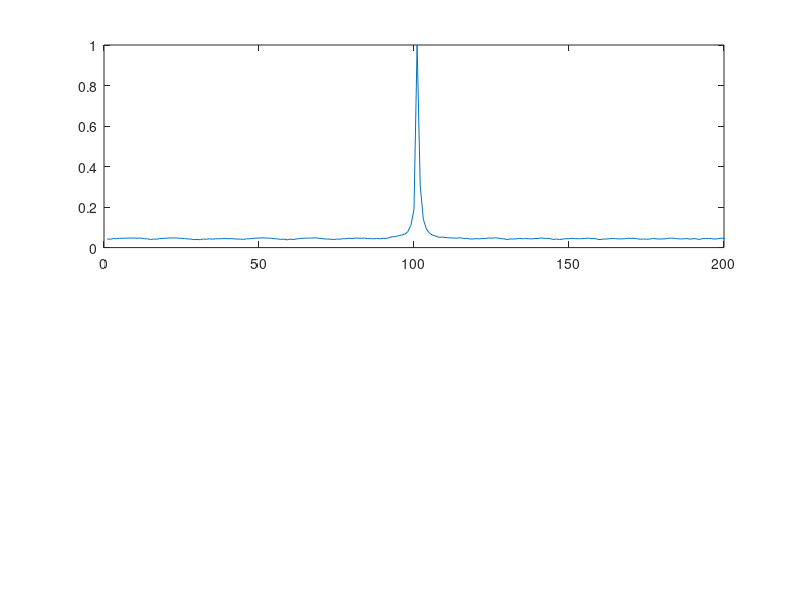
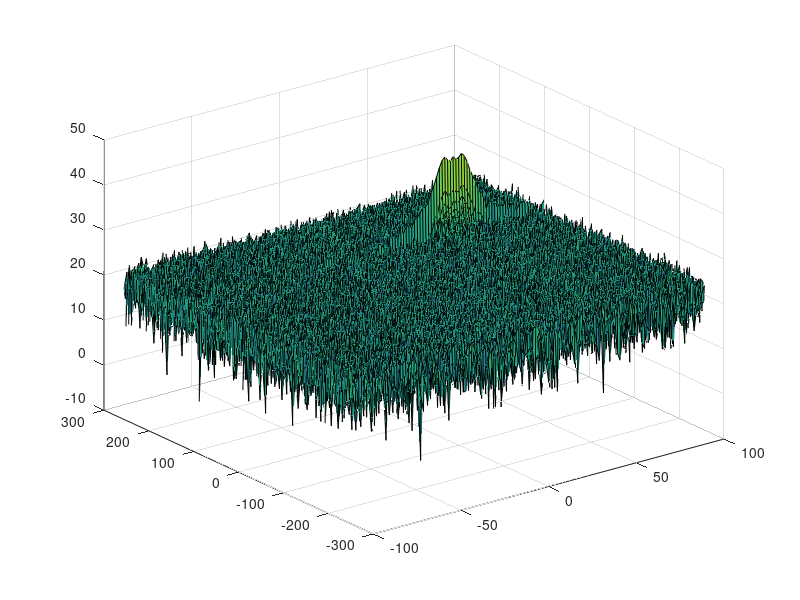

Source code (MATLAB) for these figures, in order: (Note: this script raises an error after producing the figures.)
clear all
clc;

%% Radar Specifications 
%%%%%%%%%%%%%%%%%%%%%%%%%%%
% Frequency of operation = 77GHz
% Max Range = 200m
% Range Resolution = 1 m
% Max Velocity = 100 m/s
%%%%%%%%%%%%%%%%%%%%%%%%%%%
c = 3e8;    %Speed of light (m/s)

fc = 77e9;   %frequency (Hz = 1/s)
Rres = 1;        %range resolution (m)
Rmax = 200;      %range max (m)
Vmax = 70;       %Max velocity (m/s)
Vres = 3;        %Velocity resolution (m/s)

lambda = c/fc;

%speed of light = 3e8
%% User Defined Range and Velocity of target
% *%TODO* :
% define the target's initial position and velocity. Note : Velocity
% remains contant
inicial_range = 100;     % 0-200m
velocity = 50;   % -70 - 70 (m/s) 


%% FMCW Waveform Generation

% *%TODO* :
%Design the FMCW waveform by giving the specs of each of its parameters.
% Calculate the Bandwidth (B), Chirp Time (Tchirp) and Slope (slope) of the FMCW
% chirp using the requirements above.
Bsweep = c / (2 * Rres); % (Hz)
%Bsweep = range2bw(Rres, c);

factor = 5.5;
Tchirp = (factor * 2 * Rmax)/ c;    % (s)
%Tchirp = factor*range2time(Rmax, c);

slope = Bsweep / Tchirp;


%Operating carrier frequency of Radar 
fc= 77e9;             %carrier freq

                                                          
%The number of chirps in one sequence. Its ideal to have 2^ value for the ease of running the FFT
%for Doppler Estimation. 
Nd=128;                   % #of doppler cells OR #of sent periods % number of chirps

%The number of samples on each chirp. 
Nr=1024;                  %for length of time OR # of range cells

% Timestamp for running the displacement scenario for every sample on each
% chirp
t=linspace(0,Nd*Tchirp,Nr*Nd); %total time for samples


%Creating the vectors for Tx, Rx and Mix based on the total samples input.
Tx=zeros(1,length(t)); %transmitted signal
Rx=zeros(1,length(t)); %received signal
Mix = zeros(1,length(t)); %beat signal

%Similar vectors for range_covered and time delay.
r_t=zeros(1,length(t));
td=zeros(1,length(t));


%% Signal generation and Moving Target simulation
% Running the radar scenario over the time. 
L = length(t)

for i=1:L        
    
    
    % *%TODO* :
    %For each time stamp update the Range of the Target for constant velocity. 
    r_t(i) = inicial_range + t(i) * velocity;
    td(i) = 2 * r_t(i) / c;
    
    % *%TODO* :
    %For each time sample we need update the transmitted and
    %received signal. 
    Tx(i) = cos(2 * pi * (fc * t(i) + slope * t(i)^2 / 2));
    Rx(i)  = cos(2 * pi * (fc * (t(i) - td(i)) + slope * (t(i) - td(i))^2 / 2));
    
    % *%TODO* :
    %Now by mixing the Transmit and Receive generate the beat signal
    %This is done by element wise matrix multiplication of Transmit and
    %Receiver Signal
    Mix(i) = Tx(i) * Rx(i);
    
end


%% RANGE MEASUREMENT


 % *%TODO* :
%reshape the vector into Nr*Nd array. Nr and Nd here would also define the size of
%Range and Doppler FFT respectively.
Mix = reshape(Mix, [Nr, Nd]);
%plot(Mix(1:Nr));

 % *%TODO* :
%run the FFT on the beat signal along the range bins dimension (Nr) and
%normalize.
signal_fft = fft(Mix, Nr);

 % *%TODO* :
% Take the absolute value of FFT output
signal_fft = abs(signal_fft);
signal_fft = signal_fft / max(signal_fft)

 % *%TODO* :
% Output of FFT is double sided signal, but we are interested in only one side of the spectrum.
% Hence we throw out half of the samples.
signal_fft = signal_fft(1:Nr/2)

%plotting the range
figure ('Name','Range from First FFT')
subplot(2,1,1)

 % *%TODO* :
 % plot FFT output 
plot(signal_fft) 

axis ([0 200 0 1]);



%% RANGE DOPPLER RESPONSE
% The 2D FFT implementation is already provided here. This will run a 2DFFT
% on the mixed signal (beat signal) output and generate a range doppler
% map.You will implement CFAR on the generated RDM


% Range Doppler Map Generation.

% The output of the 2D FFT is an image that has reponse in the range and
% doppler FFT bins. So, it is important to convert the axis from bin sizes
% to range and doppler based on their Max values.

Mix=reshape(Mix,[Nr,Nd]);

% 2D FFT using the FFT size for both dimensions.
sig_fft2 = fft2(Mix,Nr,Nd);

% Taking just one side of signal from Range dimension.
sig_fft2 = sig_fft2(1:Nr/2,1:Nd);
sig_fft2 = fftshift (sig_fft2);
RDM = abs(sig_fft2);
RDM = 10*log10(RDM) ;

%use the surf function to plot the output of 2DFFT and to show axis in both
%dimensions
doppler_axis = linspace(-100,100,Nd);
range_axis = linspace(-200,200,Nr/2)*((Nr/2)/400);
figure,surf(doppler_axis,range_axis,RDM);

%% CFAR implementation

%Slide Window through the complete Range Doppler Map

% *%TODO* :
%Select the number of Training Cells in both the dimensions.
Tr = 15;
Td = 15;

% *%TODO* :
%Select the number of Guard Cells in both dimensions around the Cell under 
%test (CUT) for accurate estimation
Gr = 5;
Gd = 5;

% *%TODO* :
% offset the threshold by SNR value in dB
offset = 6;

% *%TODO* :
%Create a vector to store noise_level for each iteration on training cells
noise_level = zeros(1, (2*Tr+2*Gr+1)*(2*Td+2*Gd+1) - (2*Gr+1)*(2*Gd+1));


% *%TODO* :
%design a loop such that it slides the CUT across range doppler map by
%giving margins at the edges for Training and Guard Cells.
%For every iteration sum the signal level within all the training
%cells. To sum convert the value from logarithmic to linear using db2pow
%function. Average the summed values for all of the training
%cells used. After averaging convert it back to logarithimic using pow2db.
%Further add the offset to it to determine the threshold. Next, compare the
%signal under CUT with this threshold. If the CUT level > threshold assign
%it a value of 1, else equate it to 0.

[numRows,numCols] = size(RDM)

num_elems = (2*Tr+2*Gr+1)*(2*Td+2*Gd+1) - (2*Gr+1)*(2*Gd+1);
cfar = zeros(numRows,numCols);

RDM2 = arrayfun(@db2pow,RDM);

for i = 1:(numRows-(2*Gd+2*Td)) 
    for j = 1:(numCols-(2*Gr+2*Tr))  
    
        subm =  RDM2(i:i+2*Gd+2*Td, j:j+2*Gr+2*Tr); 
        
        sumAll = sum(subm, 'all');
        sumG = sum(subm(Td+1:Td+2*Gd+1, Tr+1:Tr+2*Gr+1), 'all');
        noise = sumAll - sumG;
        
        thr = pow2db(noise / num_elems);
        thr = db2pow(thr + offset);
        
        signal = RDM2(i+Tr+Gr, j+Td+Gd); 
        cfar(i+Tr+Gr,j+Td+Gd) = double(signal > thr);
    end
end

   % Use RDM[x,y] as the matrix from the output of 2D FFT for implementing
   % CFAR





% *%TODO* :
% The process above will generate a thresholded block, which is smaller 
%than the Range Doppler Map as the CUT cannot be located at the edges of
%matrix. Hence,few cells will not be thresholded. To keep the map size same
% set those values to 0. 
 
% *%TODO* :
%display the CFAR output using the Surf function like we did for Range
%Doppler Response output.
figure,surf(doppler_axis,range_axis, cfar);
colorbar;


 
 